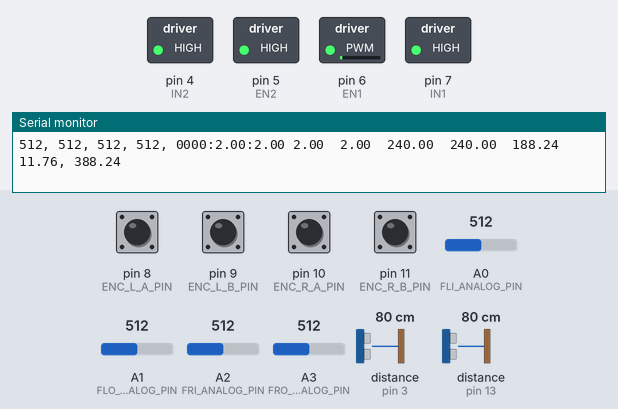
A sketch run on a simulated Arduino Uno, built with avr-gcc and run on an emulated ATmega328P. On the bench: switched loads named in the sketch (green lamp = pin HIGH), the last lines printed to the serial monitor. Wiring (inferred from the names in the program): 2 × ultrasonic range finder: trigger pin 2, echo pin 3 / trigger pin 12, echo pin 13. The test bench sets the inputs (shaded band); at power-on: pin 8 (ENC_L_A_PIN), pin 9 (ENC_L_B_PIN), pin 10 (ENC_R_A_PIN), pin 11 (ENC_R_B_PIN) HIGH, A0 (FLI_ANALOG_PIN) = 512, A1 (FLO_ANALOG_PIN) = 512, A3 (FRO_ANALOG_PIN) = 512, A2 (FRI_ANALOG_PIN) = 512, distance to the obstacle (sensors on pin 3, pin 13) 80 cm. The echo pulse lasts 58.3 µs per cm; pins used as bus, display or sensor lines are not drawn.

Above: at 1.2 s.
1.3 s: A0 (FLI_ANALOG_PIN) set to 583
4.3 s: A0 (FLI_ANALOG_PIN) set to 617
At 4.8 s:
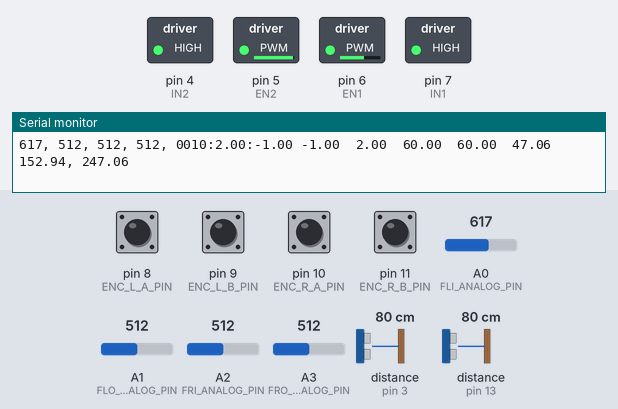
6.0 s: A1 (FLO_ANALOG_PIN) set to 586
9.0 s: A1 (FLO_ANALOG_PIN) set to 615
At 10.3 s:
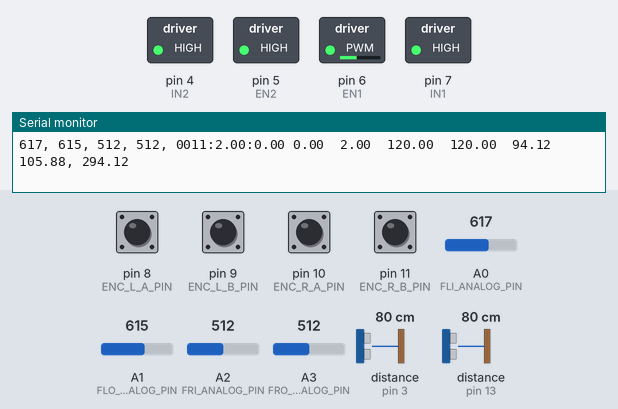
10.7 s: A3 (FRO_ANALOG_PIN) set to 592
13.7 s: A3 (FRO_ANALOG_PIN) set to 613
At 13.9 s:
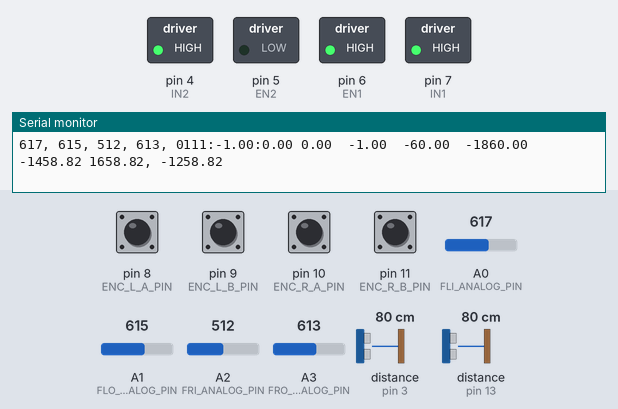
At 15.1 s:
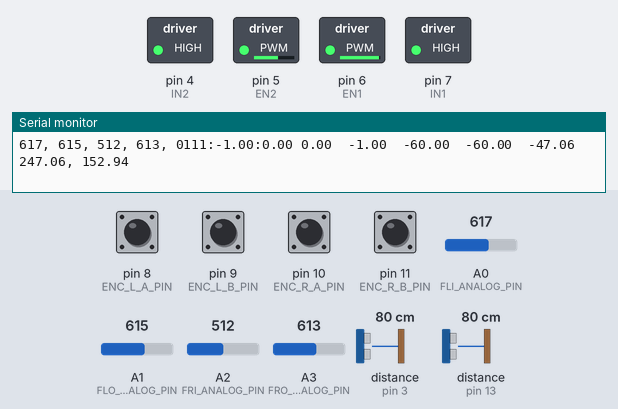
Timing chart, 0 to 16.4 s (numbered marks = the images above; inputs shaded):
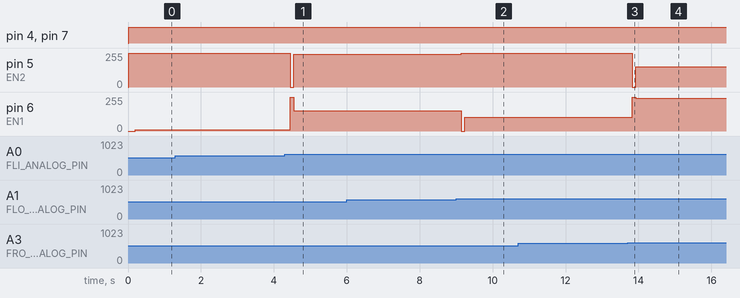

The sketch:

LabModelRun.ino
```cpp
#include "LabModelSensor.h"
#include "LabModelDrive.h"
#include "PIDControlAlgorithm.h"

LabModelSensor* sensor = new LabModelSensor();
LabModelDrive* drive = new LabModelDrive(sensor, 5.0, 1, 200);
ControlAlgorithm* controller = new PIDControlAlgorithm(sensor, drive, 60, 0, 10, 255);
void setup()
{
  Serial.begin(9600);
  sensor->init();
}

void loop()
{
//  Serial.println("Entering sense");
  sensor->sense();
//  Serial.print(sensor->getfli());
//  Serial.print(", ");
//  Serial.print(sensor->getflo());
//  Serial.print(", ");
//  Serial.print(sensor->getfri());
//  Serial.print(", ");
//  Serial.print(sensor->getfro());
//  Serial.println();
//  Serial.println("Entering process");
  controller->process();
//  Serial.println("Entering driver");
  drive->drive();
}
```

ControlAlgorithm.h
```cpp
#ifndef CONTROL_ALGORITHM_H
#define CONTROL_ALGORITHM_H

#include "Sensor.h"
#include "Drive.h"

class ControlAlgorithm
{
protected:
    Sensor* sensor;
    Drive* drive;
public:
    ControlAlgorithm(Sensor* sens, Drive* drv){
        sensor = sens;
        drive = drv;
    }
    virtual void process(){}
};

#endif
```

Drive.h
```cpp
#ifndef DRIVE_H
#define DRIVE_H
#include "Sensor.h"

class Drive
{
protected:
    Sensor* sensor;
    double nomspd, lspd, rspd;
public:
    Drive(Sensor* newsensor){sensor = newsensor; lspd = 0; rspd = 0; nomspd = 0;}
    virtual void drive(double spd){}

    virtual void setnomspd(double newnomspd){ nomspd = newnomspd; }
    virtual void getnomspd(double &tbnomspd){ tbnomspd = nomspd; }
    virtual void setlspd(double newlspd){ lspd = newlspd; }
    virtual void getlspd(double &tblspd){ tblspd = lspd; }
    virtual void setrspd(double newrspd){ rspd = newrspd; }
    virtual void getrspd(double &tbrspd){ tbrspd = rspd; }
};

#endif
```

LabModelDrive.cpp
```cpp
#include "LabModelDrive.h"

#define EN1 6
#define EN2 5
#define IN1 7
#define IN2 4

void Motor1(int pwm, boolean reverse) {
  if (pwm > 255) {pwm = 255;}
  if (pwm < 0) {pwm = 0;}
  analogWrite(EN1,pwm); //set pwm control, 0 for stop, and 255 for maximum speed
  if(reverse) {
    digitalWrite(IN1,HIGH);
  }
  else {
    digitalWrite(IN1,LOW);
  }
}

void Motor2(int pwm, boolean reverse) {
  if (pwm > 255) {pwm = 255;}
  if (pwm < 0) {pwm = 0;}
  analogWrite(EN2,pwm);
  if(reverse) {
    digitalWrite(IN2,HIGH);
  }
  else
  {
    digitalWrite(IN2,LOW);
  }
}

LabModelDrive::LabModelDrive(Sensor* newsensor, double wSize, int numcounts, double newnomspd) :
Drive(newsensor)
{
  wheelSize = wSize;
  countsPerRot = numcounts;
  nomspd = newnomspd;
  analogWrite(EN1, OUTPUT);
  analogWrite(EN2, OUTPUT);
  analogWrite(IN1, OUTPUT);
  analogWrite(IN2, OUTPUT);
  Motor1(0,false);
  Motor2(0,false);
}

void LabModelDrive::drive()
{
  //Use encoder counts to set the appropriate speed (later, just send the values to the
  //int lenc, renc;
  //sensor->getlenccount(lenc);
  //sensor->getrenccount(renc);

  Motor1(lspd, true);
  Motor2(rspd, true);

  Serial.print(lspd);
  Serial.print(", ");
  Serial.print(rspd);
  Serial.println();
}
```

LabModelDrive.h
```cpp
#ifndef LAB_MODEL_DRIVE_H
#define LAB_MODEL_DRIVE_H
#include "Drive.h"
#include "Sensor.h"
#include "Arduino.h"

class LabModelDrive: public Drive
{
protected:
    double wheelSize;
    int countsPerRot;
public:
    LabModelDrive(Sensor* newsensor, double wSize, int numcounts, double newnomspd);
    virtual void drive();
};

#endif
```

LabModelSensor.cpp
```cpp
#include "LabModelSensor.h"

LabModelSensor::LabModelSensor() :
Sensor()
{

  flothresh = 600;
  frothresh = 600;
  flithresh = 600;
  frithresh = 600;
  lastfrerr = 0;
  lastflerr = 0;

  flerr = 0;
  frerr = 0;
  blerr = 0;
  brerr = 0;
}

void LabModelSensor::init()
{
  digitalWrite(FLI_PIN, HIGH);
  digitalWrite(FLO_PIN, HIGH);
  digitalWrite(FRI_PIN, HIGH);
  digitalWrite(FRO_PIN, HIGH);

  pinMode(US_R_TRIG_PIN, OUTPUT);
  pinMode(US_R_ECHO_PIN, INPUT);
  pinMode(US_L_TRIG_PIN, OUTPUT);
  pinMode(US_L_ECHO_PIN, INPUT);

  pinMode(ENC_L_A_PIN, INPUT);
  pinMode(ENC_L_B_PIN, INPUT);
  pinMode(ENC_R_A_PIN, INPUT);
  pinMode(ENC_R_B_PIN, INPUT);

  digitalWrite(ENC_L_A_PIN, HIGH);
  digitalWrite(ENC_L_B_PIN, HIGH);
  digitalWrite(ENC_R_A_PIN, HIGH);
  digitalWrite(ENC_R_B_PIN, HIGH);
}

void LabModelSensor::sense() {
  lDistance=readUltrasonic(US_L_TRIG_PIN, US_L_ECHO_PIN);
  rDistance=readUltrasonic(US_R_TRIG_PIN, US_R_ECHO_PIN);
  fliraw = analogRead(FLI_ANALOG_PIN);
  floraw = analogRead(FLO_ANALOG_PIN);
  friraw = analogRead(FRI_ANALOG_PIN);
  froraw = analogRead(FRO_ANALOG_PIN);

  Serial.print(fliraw);
  Serial.print(", ");
  Serial.print(floraw);
  Serial.print(", ");
  Serial.print(friraw);
  Serial.print(", ");
  Serial.print(froraw);
  Serial.print(", ");

  bool fribool, frobool, flibool, flobool;

  //threshold the raw inputs using flithresh, frithresh, flothresh, frothresh
  fribool = friraw > frithresh;
  flibool = fliraw > flithresh;
  frobool = froraw > frothresh;
  flobool = floraw > flothresh;
  Serial.print(fribool);
  Serial.print(frobool);
  Serial.print(flibool);
  Serial.print(flobool);

  //calculate error based on past state as well (if o was off and i was on before and theyre both off now, make the error far to the o side)
  if(frobool && fribool){
    frerr = 0;
  }
  else if(!frobool){
    if((lastfrerr == 1 || lastfrerr == 2) && !fribool) {
      frerr = 2;
    }
    else if(lastfrerr == -1 || lastfrerr == -2) {
      frerr = -2;
    }
    else {
      frerr = 1;
    }
  }
  else if(!fribool){
    frerr = -1;
  }

  if(flobool && flibool){
    flerr = 0;
  }
  else if(!flibool){
    if((lastflerr == 1 || lastflerr == 2) && !flobool) {
      flerr = 2;
    }
    else if(lastflerr == -1 || lastflerr == -2) {
      flerr = -2;
    }
    else {
      flerr = 1;
    }
  }
  else if(!flobool){
    flerr = -1;
  }

  lastflerr = flerr;
  lastfrerr = frerr;
  //update error values
  brerr = 0;
  blerr = 0;


  Serial.print(":");
  Serial.print(frerr);
  Serial.print(":");
  Serial.print(flerr);
  updateEncoder(ENC_L_A_PIN, ENC_L_B_PIN, encLAstate, encLBstate, lenccount);
  updateEncoder(ENC_R_A_PIN, ENC_R_B_PIN, encRAstate, encRBstate, renccount);
}

double LabModelSensor::readUltrasonic(const char trigPin, const char echoPin) {
  digitalWrite(trigPin, LOW);
  delayMicroseconds(2);
  digitalWrite(trigPin, HIGH);
  delayMicroseconds(10);
  digitalWrite(trigPin, LOW);

  //Calculate the distance (in cm) based on the speed of sound.
  return pulseIn(echoPin, HIGH)/SPEED_OF_SOUND;
}

void LabModelSensor::updateEncoder(const char aPin, const char bPin, boolean &aState, boolean &bState, long &count) {
  boolean oldAstate = aState;
  boolean oldBstate = bState;
  aState = digitalRead(aPin);
  bState = digitalRead(bPin);
  if((oldAstate != aState) || (oldBstate != bState)) { //this isn't implemented properly but I'll make this better later
    count = count + 1;
  }
}

void LabModelSensor::getfrerr(double &tbfrerr) {
  tbfrerr = frerr;
}

void LabModelSensor::getflerr(double &tbflerr) {
  tbflerr = flerr;
}

void LabModelSensor::getbrerr(double &tbbrerr) {
  tbbrerr = brerr;
}

void LabModelSensor::getblerr(double &tbblerr) {
  tbblerr = blerr;
}

void LabModelSensor::getlenccount(long &tblenccount) {
  tblenccount = lenccount;
}

void LabModelSensor::getrenccount(long &tbrenccount) {
  tbrenccount = renccount;
}

int LabModelSensor::getfli() {
  return fliraw;
}

int LabModelSensor::getflo() {
  return floraw;
}

int LabModelSensor::getfri() {
  return friraw;
}

int LabModelSensor::getfro() {
  return froraw;
}
```

LabModelSensor.h
```cpp
#ifndef LAB_MODEL_SENSOR_H
#define LAB_MODEL_SENSOR_H

#include "Sensor.h"
#include "Arduino.h"

#define FLI_ANALOG_PIN 0
#define FLO_ANALOG_PIN 1
#define FRI_ANALOG_PIN 2
#define FRO_ANALOG_PIN 3

#define FLI_PIN A0
#define FLO_PIN A1
#define FRI_PIN A2
#define FRO_PIN A3

#define US_L_TRIG_PIN 2
#define US_L_ECHO_PIN 3
#define US_R_TRIG_PIN 12
#define US_R_ECHO_PIN 13

#define ENC_L_A_PIN 8
#define ENC_L_B_PIN 9
#define ENC_R_A_PIN 10
#define ENC_R_B_PIN 11

#define SPEED_OF_SOUND 58.2
#define MAXIMUM_ULTRASOUND_RANGE 200
#define MINIMUM_ULTRASOUND_RANGE 0

class LabModelSensor: public Sensor
{
protected:
  long lenccount;
  long renccount;
  boolean encLAstate;
  boolean encLBstate;
  boolean encRAstate;
  boolean encRBstate;

  double flerr, frerr, blerr, brerr;

  int fliraw;
  int floraw;
  int friraw;
  int froraw;
  double flothresh, frothresh, flithresh, frithresh;
  int lastfrerr, lastflerr;

  double lDistance, rDistance; // Duration used to calculate distance
public:
  LabModelSensor();
  void init();
  void sense();
  double readUltrasonic(const char trigPin, const char echoPin);
  void updateEncoder(const char aPin, const char bPin, boolean &aState, boolean &bState, long &count);
  void getfrerr(double &tbfrerr);
  void getflerr(double &tbflerr);
  void getbrerr(double &tbbrerr);
  void getblerr(double &tbblerr);
  void getlenccount(long &tblenccount);
  void getrenccount(long &tbrenccount);
  int getfli();
  int getflo();
  int getfri();
  int getfro();
};

#endif
```

PIDControlAlgorithm.cpp
```cpp
#include "PIDControlAlgorithm.h"
#include <stdio.h>
#include "Arduino.h"

PIDControlAlgorithm::PIDControlAlgorithm(Sensor* inputsensor, Drive* outputdrive, double proportional, double integral, double derivative, double maxspeed) : ControlAlgorithm(inputsensor, outputdrive)
{
    p = proportional;
    i = integral;
    d = derivative;
    maxspd = maxspeed;
    perr = 0;
    ierr = 0;
    derr = 0;
}

void PIDControlAlgorithm::process()
{
    double flerr, frerr, blerr, brerr;
    sensor->getflerr(flerr);
    sensor->getblerr(blerr);
    sensor->getfrerr(frerr);
    sensor->getbrerr(brerr);
    //printf("%f\t%f\n", flerr, frerr);
    //getchar();
    Serial.print(" ");
    Serial.print(flerr);
    Serial.print(" ");
    Serial.print(" ");
    Serial.print(frerr);
    Serial.print(" ");
    double newperr = p*(flerr + frerr);
    double newierr = ierr + i*(perr);
    double newderr = d*(newperr - perr);

    Serial.print(" ");
    Serial.print(newperr);
    Serial.print(" ");
    perr = newperr;
    ierr = newierr;
    derr = newderr;

    double totalerr = perr + ierr + derr;
    double nomspeed;
    drive->getnomspd(nomspeed);
    Serial.print(" ");
    Serial.print(totalerr);
    Serial.print(" ");
    totalerr = totalerr*nomspeed/maxspd;

    Serial.print(" ");
    Serial.print(totalerr);
    Serial.print(" ");
    drive->setlspd(nomspeed - totalerr);
    drive->setrspd(nomspeed + totalerr);
}
```

PIDControlAlgorithm.h
```cpp
#ifndef PID_CONTROL_ALGORITHM_H
#define PID_CONTROL_ALGORITHM_H

#include "ControlAlgorithm.h"
#include "Sensor.h"
#include "Drive.h"

class PIDControlAlgorithm : public ControlAlgorithm
{
private:
    double pasterr;
    double p, i, d;
    double perr, ierr, derr;
    double maxspd;
public:
    PIDControlAlgorithm(Sensor* inputsensor, Drive* outputdrive, double proportional, double integral, double derivative, double speed);
    void process();
};

#endif
```

Sensor.h
```cpp
#ifndef SENSOR_H
#define SENSOR_H

class Sensor
{
public:
    virtual void init(){};
    virtual void sense(){};
    virtual void getfrerr(double &tbfrerr){};
    virtual void getflerr(double &tbflerr){};
    virtual void getbrerr(double &tbbrerr){};
    virtual void getblerr(double &tbblerr){};
    virtual void getlenccount(int &tblenccount){};
    virtual void getrenccount(int &tbrenccount){};
};

#endif
```

Measured:
- the behaviour switches between 600 and 601 on A0 (FLI_ANALOG_PIN) (found by bisection; images 0 and 1)
- the behaviour switches between 600 and 601 on A3 (FRO_ANALOG_PIN) (found by bisection; images 2 and 3)
- after the input at 4.3 s, pin 5 (EN2): 255/255 → 0/255 after 0.15 s, → 247/255 0.09 s later; pin 6 (EN1): 11/255 → 255/255 after 0.15 s, → 152/255 0.09 s later
- after the input at 9.0 s, pin 5 (EN2): 247/255 → 255/255 after 0.14 s; pin 6 (EN1): 152/255 → 0/255 after 0.14 s, → 105/255 0.09 s later
- after the input at 13.7 s, pin 5 (EN2): 255/255 → 0/255 after 0.14 s, → 152/255 0.09 s later; pin 6 (EN1): 105/255 → 255/255 after 0.14 s, → 247/255 0.09 s later
